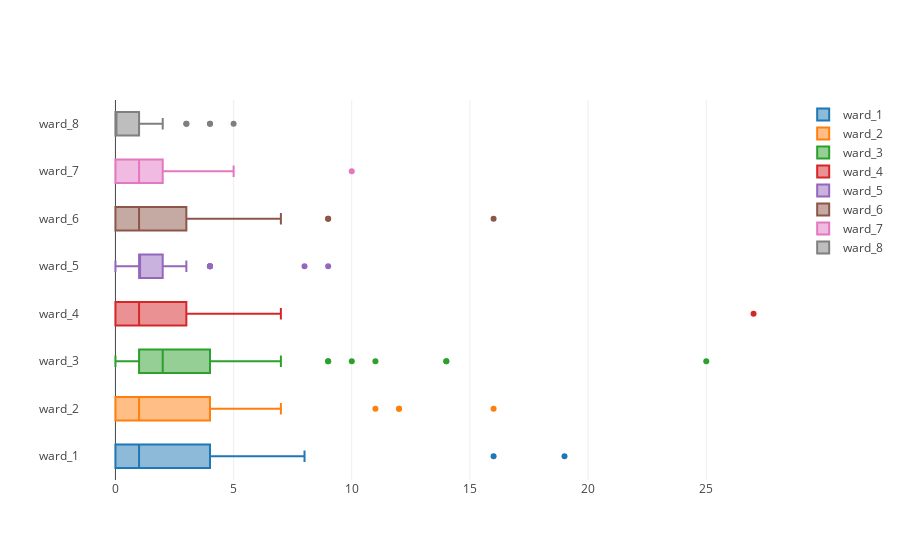

Notebook cell for this chart:
### Code cell
data = [go.Box(x=super_owners[ward], name=ward) for ward in wards]
layout = go.Layout(title="")
iplot(data)

### Figure 1 — Plotly figure (JSON) as saved in the notebook; plotly's stock layout.template omitted (floating-point values rounded to 4 significant figures)
{"data": [{"name": "ward_1", "type": "box", "uid": "f328dc7c-5273-4860-872b-a6b84af0e533", "x": [8, 3, 19, 0, 0, 1, 2, 5, 0, 0, 0, 0, 0, 0, 1, 0, 5, 4, 1, 4, 16, 4, 0, 5, 4, 1, 7, 4, 6, 0, 0, 0, 0, 6, 1, 1, 1, 0, 0, 2, 0, 0, 0, 2, 0, 0, 5]}, {"name": "ward_2", "type": "box", "uid": "ef5cc988-45f7-42f4-be95-a331aab1e966", "x": [3, 2, 12, 16, 0, 6, 1, 7, 3, 0, 0, 4, 3, 2, 1, 1, 1, 11, 1, 0, 0, 1, 1, 0, 5, 1, 4, 5, 0, 1, 12, 2, 2, 0, 0, 0, 4, 0, 2, 1, 0, 0, 0, 6, 1, 5, 0]}, {"name": "ward_3", "type": "box", "uid": "ac5a56f8-48a0-4d50-bb43-babedc6ec344", "x": [25, 7, 0, 14, 1, 14, 5, 2, 4, 0, 9, 10, 2, 3, 11, 1, 0, 0, 1, 0, 0, 5, 2, 0, 2, 2, 0, 1, 3, 2, 0, 3, 4, 1, 1, 3, 1, 1, 3, 2, 0, 3, 9, 0, 1, 5, 1]}, {"name": "ward_4", "type": "box", "uid": "22432a31-da30-4baf-87a1-e4136bf90528", "x": [7, 1, 0, 1, 27, 4, 7, 2, 1, 3, 5, 0, 4, 5, 1, 0, 3, 0, 4, 0, 0, 0, 0, 1, 1, 3, 0, 2, 1, 2, 1, 1, 0, 3, 0, 0, 1, 3, 0, 2, 6, 1, 0, 1, 4, 0, 0]}, {"name": "ward_5", "type": "box", "uid": "0d3ac8a8-85a4-4c77-adf0-7d16c879e68f", "x": [8, 9, 0, 0, 1, 1, 1, 2, 0, 1, 3, 4, 2, 2, 2, 4, 1, 0, 2, 4, 0, 1, 1, 2, 1, 2, 0, 1, 2, 3, 0, 1, 2, 0, 4, 1, 1, 1, 3, 2, 2, 2, 1, 0, 3, 0, 0]}, {"name": "ward_6", "type": "box", "uid": "79417b15-a819-4f00-935b-d8efa28c94f5", "x": [1, 5, 0, 0, 0, 0, 3, 3, 9, 16, 3, 1, 5, 2, 1, 9, 5, 1, 5, 7, 0, 4, 5, 5, 1, 1, 0, 0, 0, 0, 0, 2, 1, 2, 3, 0, 3, 3, 0, 0, 1, 1, 0, 1, 0, 0, 2]}, {"name": "ward_7", "type": "box", "uid": "6c73e895-f74f-4eea-a400-bb3348003af3", "x": [1, 10, 0, 0, 0, 1, 3, 1, 4, 0, 0, 0, 2, 2, 1, 0, 0, 0, 2, 0, 0, 1, 2, 1, 0, 4, 0, 1, 1, 5, 0, 3, 3, 0, 0, 5, 0, 3, 3, 2, 1, 3, 0, 0, 1, 0, 0]}, {"name": "ward_8", "type": "box", "uid": "b2d9e24d-68fd-4ec1-bcad-37d767aa244c", "x": [5, 0, 0, 0, 0, 1, 4, 1, 2, 0, 0, 0, 0, 1, 0, 3, 2, 0, 0, 1, 0, 0, 4, 1, 0, 0, 3, 0, 1, 0, 0, 0, 0, 0, 2, 1, 0, 0, 0, 0, 0, 0, 0, 0, 0, 0, 2]}], "layout": {"autosize": true, "xaxis": {"autorange": true, "range": [-1.5, 28.5], "type": "linear"}, "yaxis": {"autorange": true, "range": [-0.5, 7.5], "type": "category"}}}
